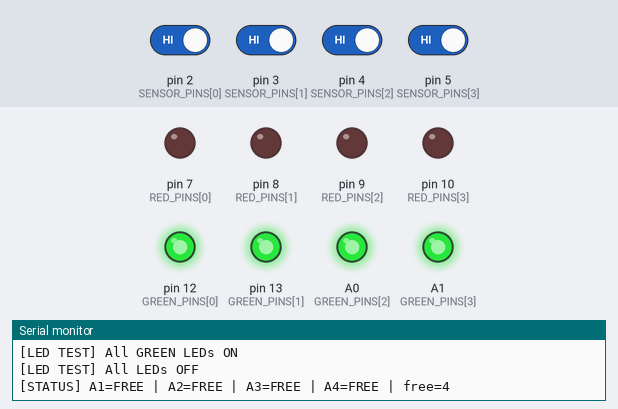
This sketch was run on a simulated Arduino Uno, built with avr-gcc and run on an emulated ATmega328P. Parts: output pins drawn as LEDs (lit = HIGH), the last lines printed to the serial monitor. The test bench sets the inputs (shaded band); at power-on: pin 2 (SENSOR_PINS[0]), pin 3 (SENSOR_PINS[1]), pin 4 (SENSOR_PINS[2]), pin 5 (SENSOR_PINS[3]) HIGH.

Above: at 3.2 s.
3.3 s: pin 2 (SENSOR_PINS[0]) driven LOW
At 4.5 s:
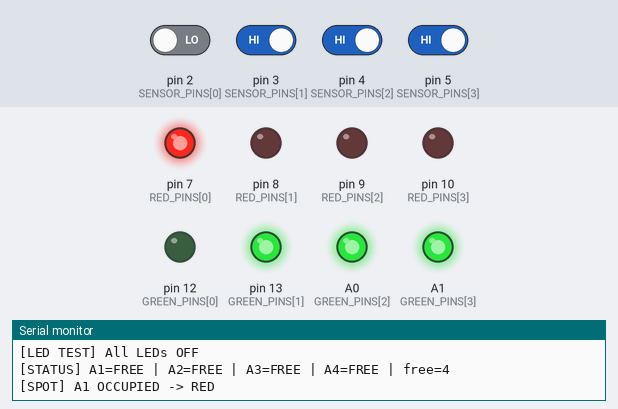
4.8 s: pin 3 (SENSOR_PINS[1]) driven LOW
At 5.9 s:
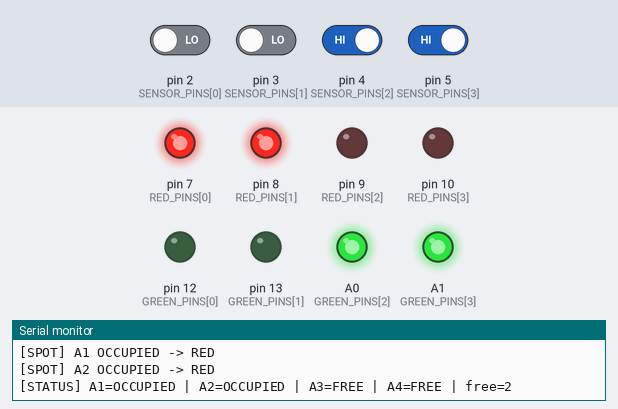
6.3 s: pin 4 (SENSOR_PINS[2]) driven LOW
At 7.1 s:
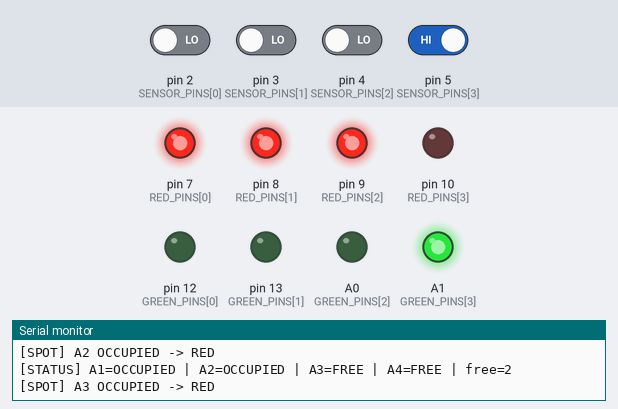
7.8 s: pin 2 (SENSOR_PINS[0]) driven HIGH
At 8.2 s:
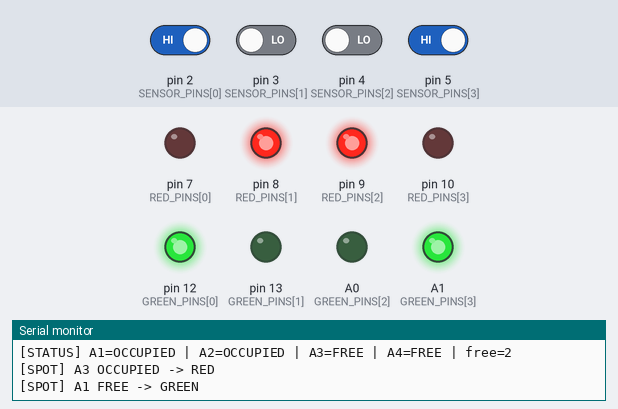
9.3 s: pin 5 (SENSOR_PINS[3]) driven LOW
At 10.5 s:
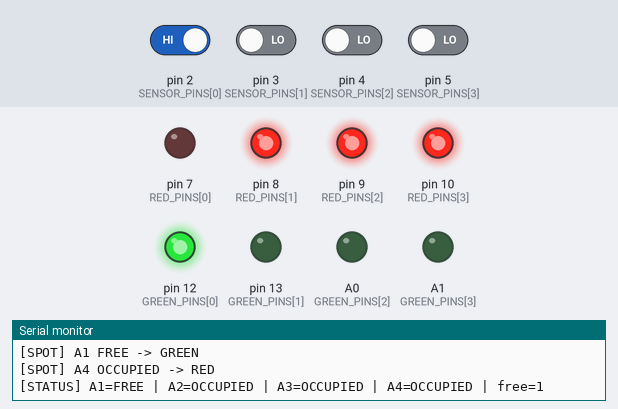
10.8 s: pin 3 (SENSOR_PINS[1]) driven HIGH
At 11.7 s:
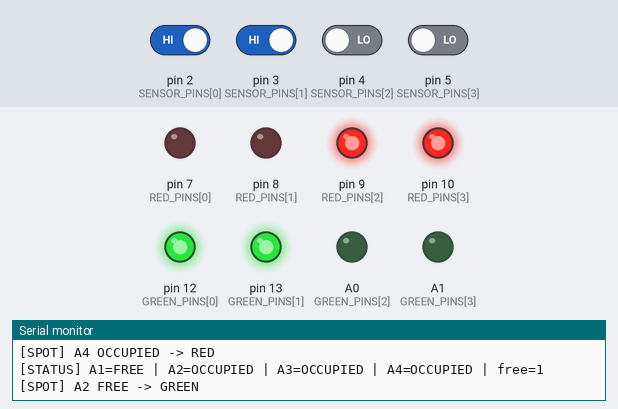
Timing chart, 0 to 13.3 s (numbered marks = the images above; inputs shaded):
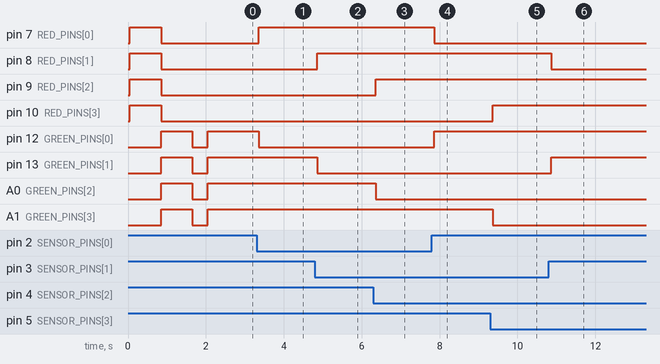

The sketch:

arduino_parking_test.ino
```cpp
/*
 * TEST PHAN CUNG BAI DO - KHONG CAN ESP32, MQTT HOAC BACKEND
 * Board: Arduino Uno. Moi LED phai co mot dien tro 220R rieng.
 */

const uint8_t SPOT_COUNT = 4;
const uint8_t SENSOR_PINS[SPOT_COUNT] = {2, 3, 4, 5};
const uint8_t RED_PINS[SPOT_COUNT] = {7, 8, 9, 10};
const uint8_t GREEN_PINS[SPOT_COUNT] = {12, 13, A0, A1};

const unsigned long SENSOR_DEBOUNCE_MS = 60;
const unsigned long STATUS_INTERVAL_MS = 5000;

bool lastRawOccupied[SPOT_COUNT];
bool stableOccupied[SPOT_COUNT];
unsigned long rawChangedAt[SPOT_COUNT];
unsigned long lastStatusAt = 0;

void setSpotLeds(uint8_t index, bool occupied) {
  digitalWrite(RED_PINS[index], occupied ? HIGH : LOW);
  digitalWrite(GREEN_PINS[index], occupied ? LOW : HIGH);
}

void allLeds(bool redOn, bool greenOn) {
  for (uint8_t i = 0; i < SPOT_COUNT; i++) {
    digitalWrite(RED_PINS[i], redOn ? HIGH : LOW);
    digitalWrite(GREEN_PINS[i], greenOn ? HIGH : LOW);
  }
}

void runLedSelfTest() {
  Serial.println(F("[LED TEST] All RED LEDs ON"));
  allLeds(true, false);
  delay(800);
  Serial.println(F("[LED TEST] All GREEN LEDs ON"));
  allLeds(false, true);
  delay(800);
  Serial.println(F("[LED TEST] All LEDs OFF"));
  allLeds(false, false);
  delay(400);
  for (uint8_t i = 0; i < SPOT_COUNT; i++) setSpotLeds(i, stableOccupied[i]);
}

void printStatus() {
  uint8_t occupiedCount = 0;
  Serial.print(F("[STATUS] "));
  for (uint8_t i = 0; i < SPOT_COUNT; i++) {
    if (stableOccupied[i]) occupiedCount++;
    Serial.print('A');
    Serial.print(i + 1);
    Serial.print('=');
    Serial.print(stableOccupied[i] ? F("OCCUPIED") : F("FREE"));
    if (i + 1 < SPOT_COUNT) Serial.print(F(" | "));
  }
  Serial.print(F(" | free="));
  Serial.println(SPOT_COUNT - occupiedCount);
}

void handleSensors() {
  unsigned long now = millis();
  for (uint8_t i = 0; i < SPOT_COUNT; i++) {
    bool rawOccupied = digitalRead(SENSOR_PINS[i]) == LOW;
    if (rawOccupied != lastRawOccupied[i]) {
      lastRawOccupied[i] = rawOccupied;
      rawChangedAt[i] = now;
    }
    if (rawOccupied != stableOccupied[i] &&
        now - rawChangedAt[i] >= SENSOR_DEBOUNCE_MS) {
      stableOccupied[i] = rawOccupied;
      setSpotLeds(i, rawOccupied);
      Serial.print(F("[SPOT] A"));
      Serial.print(i + 1);
      Serial.println(rawOccupied ? F(" OCCUPIED -> RED") : F(" FREE -> GREEN"));
    }
  }
}

void handleSerialCommand() {
  if (!Serial.available()) return;
  char command = toupper(Serial.read());
  if (command == 'T') runLedSelfTest();
  if (command == 'S') printStatus();
}

void setup() {
  Serial.begin(9600);
  for (uint8_t i = 0; i < SPOT_COUNT; i++) {
    pinMode(SENSOR_PINS[i], INPUT_PULLUP);
    pinMode(RED_PINS[i], OUTPUT);
    pinMode(GREEN_PINS[i], OUTPUT);
    bool occupied = digitalRead(SENSOR_PINS[i]) == LOW;
    lastRawOccupied[i] = occupied;
    stableOccupied[i] = occupied;
    rawChangedAt[i] = millis();
  }
  Serial.println(F("=== ARDUINO PARKING HARDWARE TEST READY ==="));
  Serial.println(F("Commands: T=repeat LED test, S=status"));
  runLedSelfTest();
  printStatus();
}

void loop() {
  handleSensors();
  handleSerialCommand();
  if (millis() - lastStatusAt >= STATUS_INTERVAL_MS) {
    lastStatusAt = millis();
    printStatus();
  }
  delay(5);
}
```

Measured:
- after the input at 3.3 s, pin 7 (RED_PINS[0]): LOW → HIGH after 0.06 s; pin 12 (GREEN_PINS[0]): HIGH → LOW after 0.06 s
- after the input at 4.8 s, pin 8 (RED_PINS[1]): LOW → HIGH after 0.06 s; pin 13 (GREEN_PINS[1]): HIGH → LOW after 0.06 s
- after the input at 6.3 s, pin 9 (RED_PINS[2]): LOW → HIGH after 0.06 s; A0 (GREEN_PINS[2]): HIGH → LOW after 0.06 s
- after the input at 7.8 s, pin 7 (RED_PINS[0]): HIGH → LOW after 0.06 s; pin 12 (GREEN_PINS[0]): LOW → HIGH after 0.06 s
- after the input at 9.3 s, pin 10 (RED_PINS[3]): LOW → HIGH after 0.06 s; A1 (GREEN_PINS[3]): HIGH → LOW after 0.06 s
- after the input at 10.8 s, pin 8 (RED_PINS[1]): HIGH → LOW after 0.06 s; pin 13 (GREEN_PINS[1]): LOW → HIGH after 0.06 s
